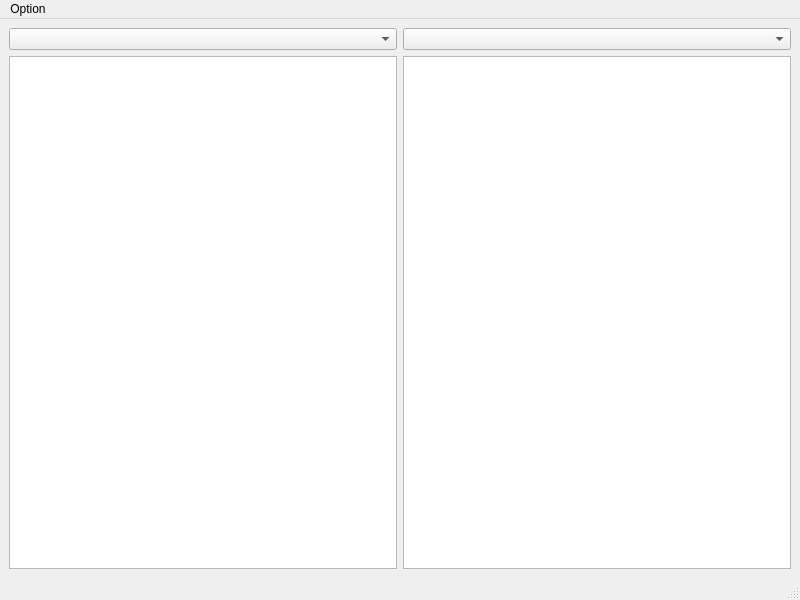
<?xml version="1.0" encoding="UTF-8"?>
<ui version="4.0">
    <class>TranslateWindow</class>
    <widget class="QMainWindow" name="TranslateWindow">
        <property name="geometry">
            <rect>
                <x>0</x>
                <y>0</y>
                <width>800</width>
                <height>600</height>
            </rect>
        </property>
        <property name="windowTitle">
            <string>Translate Window</string>
        </property>
        <widget class="QWidget" name="centralwidget">
            <layout class="QHBoxLayout" name="horizontalLayout">
                <item>
                    <widget class="QWidget" name="textInputWidget" native="true">
                        <layout class="QVBoxLayout" name="verticalLayout">
                            <property name="leftMargin">
                                <number>0</number>
                            </property>
                            <property name="topMargin">
                                <number>0</number>
                            </property>
                            <property name="rightMargin">
                                <number>0</number>
                            </property>
                            <property name="bottomMargin">
                                <number>0</number>
                            </property>
                            <item>
                                <widget class="QComboBox" name="translationMode">
                                    <property name="sizePolicy">
                                        <sizepolicy hsizetype="Preferred" vsizetype="Minimum">
                                            <horstretch>0</horstretch>
                                            <verstretch>0</verstretch>
                                        </sizepolicy>
                                    </property>
                                </widget>
                            </item>
                            <item>
                                <widget class="QTextEdit" name="inputTextEdit"/>
                            </item>
                        </layout>
                    </widget>
                </item>
                <item>
                    <widget class="QWidget" name="textOutputWidget" native="true">
                        <layout class="QVBoxLayout" name="verticalLayout_2">
                            <property name="leftMargin">
                                <number>0</number>
                            </property>
                            <property name="topMargin">
                                <number>0</number>
                            </property>
                            <property name="rightMargin">
                                <number>0</number>
                            </property>
                            <property name="bottomMargin">
                                <number>0</number>
                            </property>
                            <item>
                                <widget class="QComboBox" name="languageMode"/>
                            </item>
                            <item>
                                <widget class="QTextEdit" name="outputTexEdit"/>
                            </item>
                        </layout>
                    </widget>
                </item>
            </layout>
        </widget>
        <widget class="QMenuBar" name="menubar">
            <property name="geometry">
                <rect>
                    <x>0</x>
                    <y>0</y>
                    <width>800</width>
                    <height>22</height>
                </rect>
            </property>
            <widget class="QMenu" name="menuOption">
                <property name="title">
                    <string>Option</string>
                </property>
                <addaction name="actionSet_DeepL_API_Key"/>
            </widget>
            <addaction name="menuOption"/>
        </widget>
        <widget class="QStatusBar" name="statusbar"/>
        <action name="actionSet_DeepL_API_Key">
            <property name="text">
                <string>Set DeepL API Key</string>
            </property>
        </action>
    </widget>
    <resources/>
    <connections/>
</ui>
